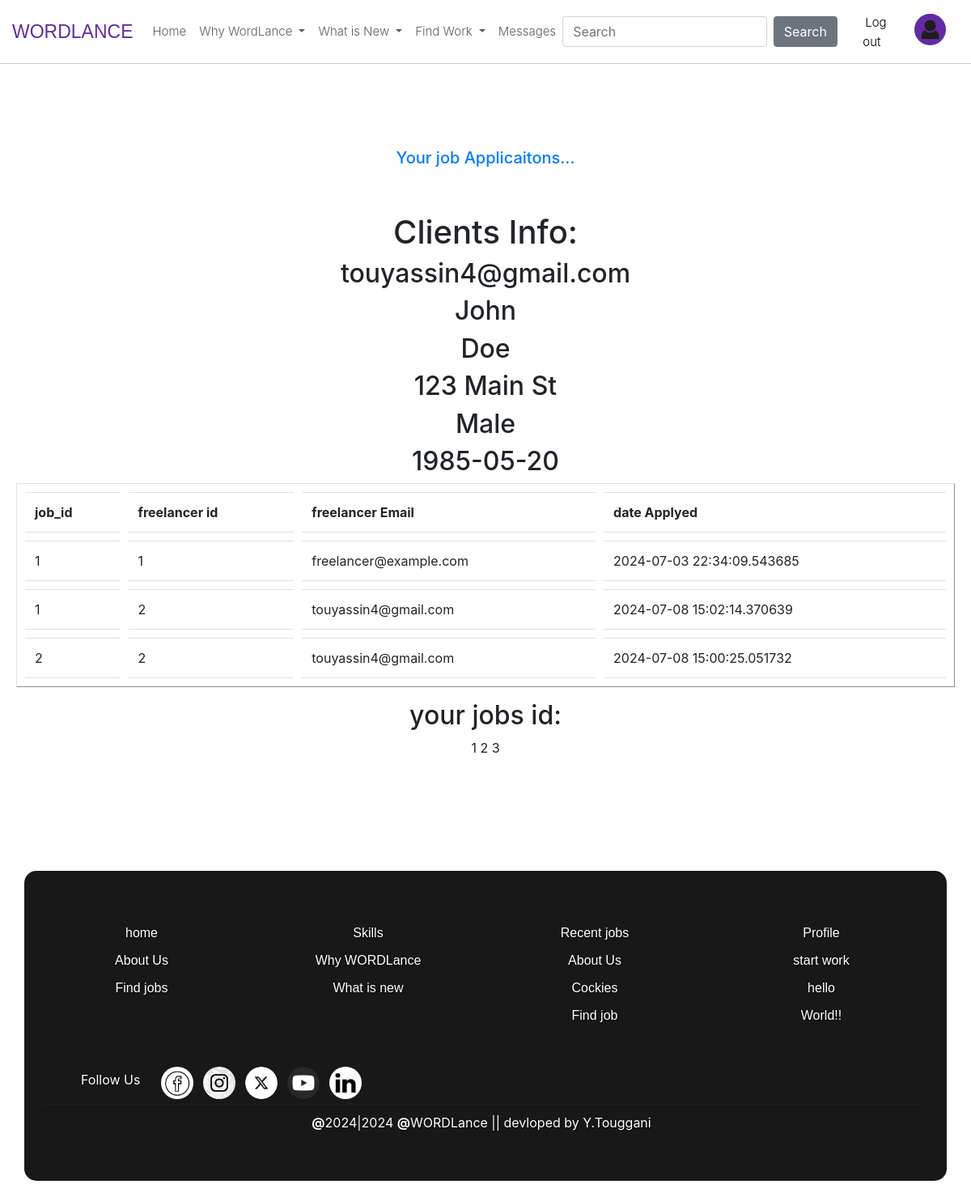
The app's page /my_job_applications (signed in) with its own data.
### app.py (models this page shows)
class freelancers(UserMixin, db.Model):
    id = db.Column(db.Integer, primary_key=True, autoincrement=True)
    email = db.Column(db.String(50), unique=True, nullable=False)
    password = db.Column(db.String(128), nullable=False)  # Adjusted for secure hashing
    firstname = db.Column(db.String(50), nullable=False)
    lastname = db.Column(db.String(50), nullable=False)
    phone_num = db.Column(db.String(20), nullable=True)
    succeces = db.Column(db.Integer, nullable=True)
    address = db.Column(db.String(255))
    gender = db.Column(db.String(20))
    birthdate = db.Column(db.Date)
    company = db.Column(db.String(50), nullable=True)
    self_intro = db.Column(db.String(1000), nullable=False)
    profile_title = db.Column(db.String(50), nullable=False)
    price_of_work_for_hour = db.Column(db.Integer, nullable=True)
    date_created = db.Column(db.DateTime, default=datetime.utcnow)

class clients(UserMixin, db.Model):
    id = db.Column(db.Integer, primary_key=True, autoincrement=True)
    email = db.Column(db.String(50), unique=True, nullable=False)
    password = db.Column(db.String(128), nullable=False)  # Adjusted for secure hashing
    firstname = db.Column(db.String(100), nullable=False)
    lastname = db.Column(db.String(100), nullable=False)
    address = db.Column(db.String(255))
    phone_num = db.Column(db.String(20), nullable=True)
    company = db.Column(db.String(50), nullable=True)
    gender = db.Column(db.String(20))
    birthdate = db.Column(db.Date)
    date_created = db.Column(db.DateTime, default=datetime.utcnow)

class applications(db.Model):
    application_id = db.Column(db.Integer, primary_key=True, autoincrement=True)
    job_id = db.Column(db.Integer, ForeignKey('joboffers.job_id'), nullable=False)
    id = db.Column(db.Integer, ForeignKey('freelancers.id'), nullable=False)
    applied_at = db.Column(db.DateTime, default=datetime.utcnow)

### app.py (the view)
@app.route('/my_job_applications', methods=['GET', 'POST'])
@login_required
def my_job_applications():
    your_jobs = joboffers.query.filter(joboffers.id == current_user.id).all()
    client_info = clients.query.filter(clients.id == current_user.id).first()
    email = client_info.email
    firstname = client_info.firstname
    lastname = client_info.lastname
    address = client_info.address
    gender = client_info.gender
    birthdate = client_info.birthdate
    you_jobs_id = []
    for j in your_jobs:
        you_jobs_id.append(j.job_id)
    data = []
    for i in you_jobs_id:
        application_for_current_job = applications.query.filter(applications.job_id == i).all()
        for a in application_for_current_job:
            freelancer_email = freelancers.query.filter(freelancers.id == a.id ).first()
            email = freelancer_email.email
            mydict = {}
            mydict["job_id"]= a.job_id
            mydict["id"]= a.id
            mydict["applied_at"]= a.applied_at
            mydict["email"] = email
            data.append(mydict)
    login = True
    return render_template("myapplications.html",you_jobs_id=you_jobs_id, data = data,login=login,
  email=email,
            firstname=firstname, lastname=lastname, address=address, gender=gender, birthdate=birthdate)

### app.py
class GlobalSearchForm(FlaskForm):
    searched = StringField("searched: ", validators=[DataRequired()])
    search = SubmitField("Search")

### app.py (called while the page is built)
@login_manager.user_loader
def load_user(id):
    return freelancers.query.get(int(id))

@app.context_processor
def base():
    form = GlobalSearchForm()
    return dict(form=form)

### templates/myapplications.html (shortened to what this page needs)
{% extends "Base.html" %}
{% block content %}
    <br>
    <center>
            <h3 class="text-primary"style="margin-top: 60px;">Your job Applicaitons...</h3><br><br>
            <div>
                <h1>Clients Info:</h1>
                <h2>{{email}}</h2>
                <h2>{{firstname}}</h2>
                <h2>{{lastname}}</h2>
                <h2>{{address}}</h2>
                <h2>{{gender}}</h2>
                <h2>{{birthdate}}</h2>
                <table border="1" style="border-collapse: separate; border-spacing: 10px;" class="table table-hover">
                    <tr>
                        <th>job_id</th>
                        <th>freelancer id</th>
                        <th>freelancer Email</th>
                        <th>date Applyed</th>
                    </tr>
                    {% for info in data %}
                        <tr>
                            <td>{{ info.job_id }}</td>
                            <td>{{ info.id }}</td>
                            <td>{{ info.email }}</td>
                            <td>{{ info.applied_at }}</td>
                        </tr>
                    {% endfor %}
                </table>
            </div>
            <h2>your jobs id:</h2>
            {% for info in you_jobs_id %}
                {{info}}
            {% endfor %}
    </center>
{% endblock content %}

### templates/Base.html (style rules this page uses)
h3 { font-size: 20px; margin-top: 10px; color: rgb(103, 103, 103); }

### records on screen
freelancers: email "touyassin4@gmail.com", job_id "1", id "2", applied_at "2024-07-08 15:02:14.370639", job_id "2", applied_at "2024-07-08 15:00:25.051732"
clients: firstname "John", lastname "Doe", address "123 Main St", gender "Male", birthdate "1985-05-20"
freelancers: job_id "1", id "1", email "freelancer@example.com", applied_at "2024-07-03 22:34:09.543685"

### other values on screen
{{ info }} "1" "2" "3"
